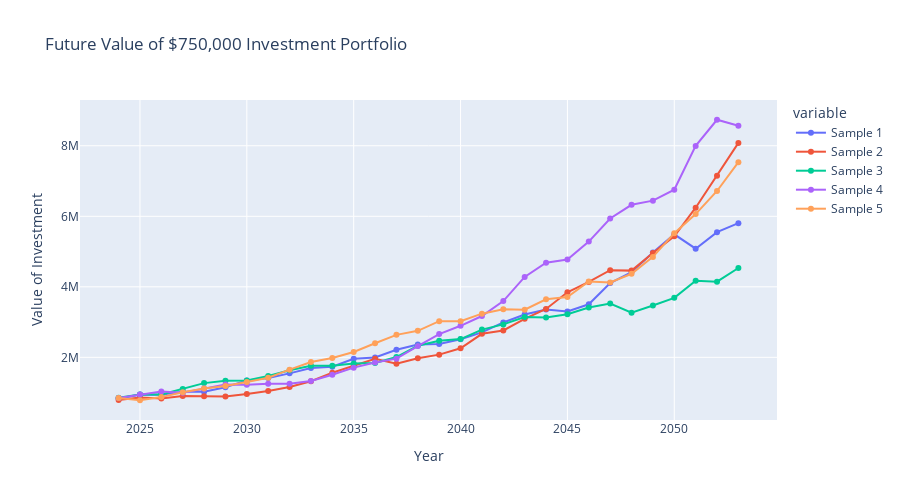

Notebook code cell kept with this figure:
### Code cell
#pulling the returns from the futures dataframe, preparation for the forecasting function
aggressive = list(future_returns['Aggressive Future'])
moderate = list(future_returns['Moderate Future'])
conservative = list(future_returns['Conservative Future'])



#based on the rate distrinbution patterns, the negative counter function is only used for the aggressive return rates
#function to calculate the percentage of negative return rates
def negative_counter(list):
    neg_counter = 0
    for r in range(len(list)):
        if list[r] < 0:
            neg_counter += 1
    percent_negative = (neg_counter/len(list))*100
    return percent_negative

#function to calculate the percentage of positive change in the return rates
def positive_change_counter(list):
    pos_change_counter = 0
    for i in range(len(list)-1):
        if list[i] < list[i+1]:
            pos_change_counter += 1
    percent_pos_change = (pos_change_counter/len(list))*100
    return percent_pos_change

#enter the investor type (aggressive, moderate, conservative), the initial investment, and the number of years to forecast
def retirement_forecast(investor, investment, years):
    sample_count = 0
    forecast_rates = []
    forecast_samples = {}
    #creating a sample that follows the same patterns of positive and negative change, as well as negative returns 
    while sample_count < 5:
        forecast_rates = random.sample(investor, years)
        negative = negative_counter(forecast_rates)
        positive_change = positive_change_counter(forecast_rates)
        if investor == conservative or investor == moderate:
            if positive_change >= 40 and positive_change <= 50:
                column_name = 'Sample ' + str(sample_count+1)
                forecast_samples[column_name] = forecast_rates
                sample_count += 1
        else:
            if negative > 10 and positive_change >= 40 and positive_change <= 50:
                column_name = 'Sample ' + str(sample_count+1)
                forecast_samples[column_name] = forecast_rates
                sample_count += 1

    #create dataframe from the dictionary
    forecast_df = pd.DataFrame(forecast_samples)
    #create  year column, starting with the current year and adding a year for each row
    forecast_df['Year'] = datetime.now().year + forecast_df.index
    forecast_df.set_index('Year', inplace=True)
    #pull in initial investment
    initial_investment = investment
    #create a new dataframe to hold the future value of the investment  
    future_value = pd.DataFrame()   
    for i in range(5):
        future_value['Sample ' + str(i+1)] = initial_investment*(1 + forecast_df['Sample ' + str(i+1)]).cumprod()
    future_value['Year'] = forecast_df.index
    future_value.set_index('Year', inplace=True)
    #create a plot of the future values of the investment
    fig = px.line(future_value, title=f'Future Value of ${initial_investment:,} Investment Portfolio',
                labels={'value':'Value of Investment', 'Year':'Year'},
                width=900, height=500, markers=True)
    fig.show()

    #print the highest and lowest investment value for the final year, in addition to the average return rate
    final_year = future_value.index[-1]
    highest_value = future_value.iloc[-1].max()
    lowest_value = future_value.iloc[-1].min()
    average_value = (highest_value + lowest_value)/2
    return_forecast = (forecast_df.mean().mean())*100

    print(f'The highest projected value in {final_year} is: ${highest_value:,.0f}')
    print(f'The lowest projected value in {final_year} is: ${lowest_value:,.0f}')
    print(f'The average projected value in {final_year} is: ${average_value:,.0f}')
    print(f'The average return rate for the portfolio is: {return_forecast:.2f}%')

#enter the investor type (aggressive, moderate, conservative), the initial investment, and the number of years to forecast
retirement_forecast(aggressive, 750000,30)

### Figure 1 — Plotly figure (JSON) as saved in the notebook; plotly's stock layout.template omitted (floating-point values rounded to 4 significant figures)
{"data": [{"hovertemplate": "variable=Sample 1<br>Year=%{x}<br>Value of Investment=%{y}<extra></extra>", "legendgroup": "Sample 1", "line": {"color": "#636efa", "dash": "solid"}, "marker": {"symbol": "circle"}, "mode": "markers+lines", "name": "Sample 1", "orientation": "v", "showlegend": true, "type": "scatter", "x": [2024, 2025, 2026, 2027, 2028, 2029, 2030, 2031, 2032, 2033, 2034, 2035, 2036, 2037, 2038, 2039, 2040, 2041, 2042, 2043, 2044, 2045, 2046, 2047, 2048, 2049, 2050, 2051, 2052, 2053], "xaxis": "x", "y": [835300.0, 947000.0, 941100.0, 1027000.0, 1021000.0, 1153000.0, 1346000.0, 1412000.0, 1546000.0, 1695000.0, 1735000.0, 1958000.0, 1997000.0, 2215000.0, 2361000.0, 2380000.0, 2513000.0, 2708000.0, 2990000.0, 3213000.0, 3357000.0, 3299000.0, 3504000.0, 4105000.0, 4418000.0, 4975000.0, 5489000.0, 5082000.0, 5551000.0, 5806000.0], "yaxis": "y"}, {"hovertemplate": "variable=Sample 2<br>Year=%{x}<br>Value of Investment=%{y}<extra></extra>", "legendgroup": "Sample 2", "line": {"color": "#EF553B", "dash": "solid"}, "marker": {"symbol": "circle"}, "mode": "markers+lines", "name": "Sample 2", "orientation": "v", "showlegend": true, "type": "scatter", "x": [2024, 2025, 2026, 2027, 2028, 2029, 2030, 2031, 2032, 2033, 2034, 2035, 2036, 2037, 2038, 2039, 2040, 2041, 2042, 2043, 2044, 2045, 2046, 2047, 2048, 2049, 2050, 2051, 2052, 2053], "xaxis": "x", "y": [789600.0, 862000.0, 832100.0, 903800.0, 898100.0, 891300.0, 957000.0, 1048000.0, 1161000.0, 1321000.0, 1562000.0, 1763000.0, 1962000.0, 1816000.0, 1975000.0, 2077000.0, 2256000.0, 2668000.0, 2763000.0, 3094000.0, 3370000.0, 3844000.0, 4139000.0, 4472000.0, 4459000.0, 4959000.0, 5431000.0, 6244000.0, 7150000.0, 8082000.0], "yaxis": "y"}, {"hovertemplate": "variable=Sample 3<br>Year=%{x}<br>Value of Investment=%{y}<extra></extra>", "legendgroup": "Sample 3", "line": {"color": "#00cc96", "dash": "solid"}, "marker": {"symbol": "circle"}, "mode": "markers+lines", "name": "Sample 3", "orientation": "v", "showlegend": true, "type": "scatter", "x": [2024, 2025, 2026, 2027, 2028, 2029, 2030, 2031, 2032, 2033, 2034, 2035, 2036, 2037, 2038, 2039, 2040, 2041, 2042, 2043, 2044, 2045, 2046, 2047, 2048, 2049, 2050, 2051, 2052, 2053], "xaxis": "x", "y": [852500.0, 943600.0, 946800.0, 1099000.0, 1269000.0, 1335000.0, 1342000.0, 1473000.0, 1635000.0, 1763000.0, 1762000.0, 1825000.0, 1839000.0, 2008000.0, 2328000.0, 2470000.0, 2519000.0, 2787000.0, 2935000.0, 3142000.0, 3133000.0, 3221000.0, 3415000.0, 3527000.0, 3265000.0, 3470000.0, 3687000.0, 4171000.0, 4146000.0, 4535000.0], "yaxis": "y"}, {"hovertemplate": "variable=Sample 4<br>Year=%{x}<br>Value of Investment=%{y}<extra></extra>", "legendgroup": "Sample 4", "line": {"color": "#ab63fa", "dash": "solid"}, "marker": {"symbol": "circle"}, "mode": "markers+lines", "name": "Sample 4", "orientation": "v", "showlegend": true, "type": "scatter", "x": [2024, 2025, 2026, 2027, 2028, 2029, 2030, 2031, 2032, 2033, 2034, 2035, 2036, 2037, 2038, 2039, 2040, 2041, 2042, 2043, 2044, 2045, 2046, 2047, 2048, 2049, 2050, 2051, 2052, 2053], "xaxis": "x", "y": [845800.0, 948200.0, 1031000.0, 995500.0, 1113000.0, 1228000.0, 1224000.0, 1251000.0, 1250000.0, 1328000.0, 1504000.0, 1707000.0, 1851000.0, 1963000.0, 2321000.0, 2661000.0, 2895000.0, 3172000.0, 3595000.0, 4281000.0, 4682000.0, 4775000.0, 5284000.0, 5937000.0, 6326000.0, 6444000.0, 6756000.0, 7996000.0, 8738000.0, 8570000.0], "yaxis": "y"}, {"hovertemplate": "variable=Sample 5<br>Year=%{x}<br>Value of Investment=%{y}<extra></extra>", "legendgroup": "Sample 5", "line": {"color": "#FFA15A", "dash": "solid"}, "marker": {"symbol": "circle"}, "mode": "markers+lines", "name": "Sample 5", "orientation": "v", "showlegend": true, "type": "scatter", "x": [2024, 2025, 2026, 2027, 2028, 2029, 2030, 2031, 2032, 2033, 2034, 2035, 2036, 2037, 2038, 2039, 2040, 2041, 2042, 2043, 2044, 2045, 2046, 2047, 2048, 2049, 2050, 2051, 2052, 2053], "xaxis": "x", "y": [845800.0, 782900.0, 871900.0, 1010000.0, 1118000.0, 1187000.0, 1301000.0, 1423000.0, 1651000.0, 1868000.0, 1981000.0, 2152000.0, 2400000.0, 2637000.0, 2753000.0, 3027000.0, 3025000.0, 3239000.0, 3361000.0, 3351000.0, 3645000.0, 3711000.0, 4151000.0, 4125000.0, 4370000.0, 4849000.0, 5523000.0, 6062000.0, 6718000.0, 7535000.0], "yaxis": "y"}], "layout": {"height": 500, "legend": {"title": {"text": "variable"}, "tracegroupgap": 0}, "title": {"text": "Future Value of $750,000 Investment Portfolio"}, "width": 900, "xaxis": {"anchor": "y", "domain": [0, 1], "title": {"text": "Year"}}, "yaxis": {"anchor": "x", "domain": [0, 1], "title": {"text": "Value of Investment"}}}}
